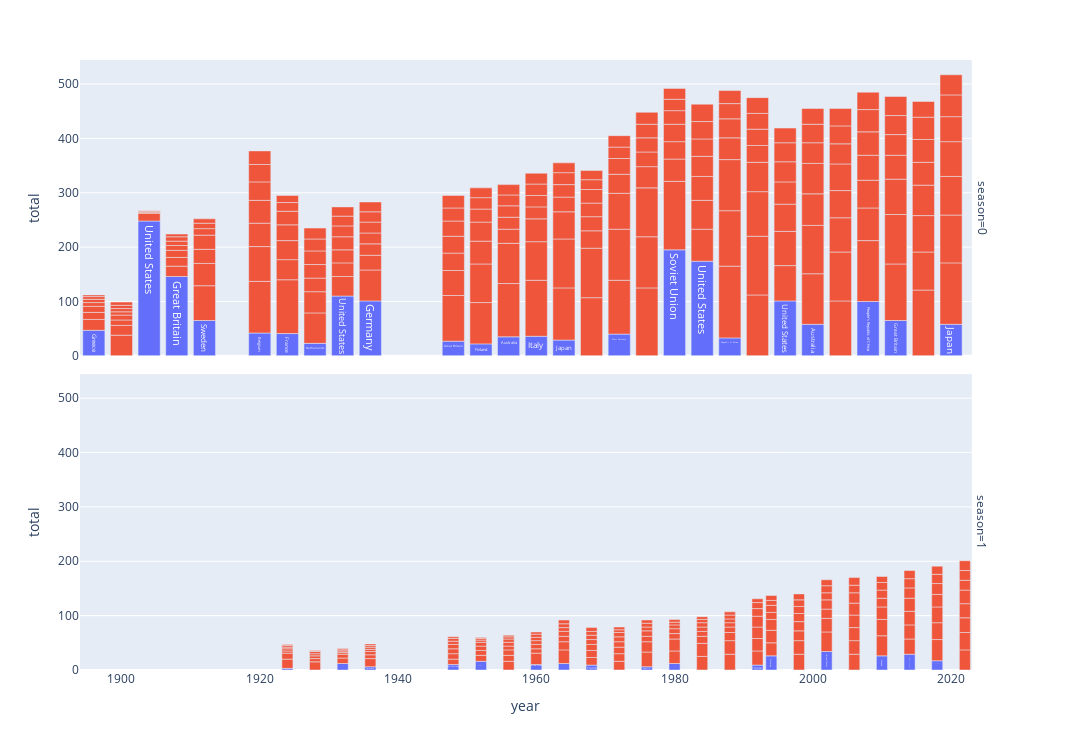

Write notebook code for a chart like this one.
### Code cell
# does it look like being host country gives a medal advantage?
fig = px.bar(df_comparison, x='year', y='total',
             hover_data=['country_performing', 'country_host'],
             facet_row='season',
             text=df_comparison.apply(lambda row: row['country_host'] if row['country_host'] == row['country_performing'] else None, axis=1),
             color=df_comparison.apply(lambda row: 'red' if row['country_host'] == row['country_performing'] else 'black', axis=1))
fig.update_layout(showlegend=False, height=750, width=1070)
fig.show()

# these graphs are available at https://sandra-forro.github.io/figures_olymploration/
#pio.write_html(fig, file='graphs/index.html', auto_open=True)

### Figure 1 — Plotly figure (JSON) as saved in the notebook; plotly's stock layout.template omitted (floating-point values rounded to 4 significant figures; data arrays with more than 128 entries replaced by an {"elided": "..."} marker saying what was removed)
{"data": [{"alignmentgroup": "True", "customdata": [["Greece", "Greece"], ["United States", "United States"], ["Great Britain", "Great Britain"], ["Sweden", "Sweden"], ["Belgium", "Belgium"], ["France", "France"], ["Netherlands", "Netherlands"], ["United States", "United States"], ["Germany", "Germany"], ["Great Britain", "Great Britain"], ["Finland", "Finland"], ["Australia", "Australia"], ["Italy", "Italy"], ["Japan", "Japan"], ["West Germany", "West Germany"], ["Soviet Union", "Soviet Union"], ["United States", "United States"], ["Republic of Korea", "Republic of Korea"], ["United States", "United States"], ["Australia", "Australia"], ["People's Republic of China", "People's Republic of China"], ["Great Britain", "Great Britain"], ["Japan", "Japan"]], "hovertemplate": "color=red<br>season=0<br>year=%{x}<br>total=%{y}<br>text=%{text}<br>country_performing=%{customdata[0]}<br>country_host=%{customdata[1]}<extra></extra>", "legendgroup": "red", "marker": {"color": "#636efa", "pattern": {"shape": ""}}, "name": "red", "offsetgroup": "red", "orientation": "v", "showlegend": true, "text": ["Greece", "United States", "Great Britain", "Sweden", "Belgium", "France", "Netherlands", "United States", "Germany", "Great Britain", "Finland", "Australia", "Italy", "Japan", "West Germany", "Soviet Union", "United States", "Republic of Korea", "United States", "Australia", "People's Republic of China", "Great Britain", "Japan"], "textposition": "auto", "type": "bar", "x": [1896, 1904, 1908, 1912, 1920, 1924, 1928, 1932, 1936, 1948, 1952, 1956, 1960, 1964, 1972, 1980, 1984, 1988, 1996, 2000, 2008, 2012, 2020], "xaxis": "x2", "y": [47, 248, 146, 65, 42, 41, 23, 110, 101, 27, 22, 35, 36, 29, 40, 195, 174, 33, 101, 58, 100, 65, 58], "yaxis": "y2"}, {"alignmentgroup": "True", "customdata": [["France", "France"], ["United States", "United States"], ["Germany", "Germany"], ["Switzerland", "Switzerland"], ["Norway", "Norway"], ["United States", "United States"], ["Austria", "Austria"], ["France", "France"], ["Austria", "Austria"], ["United States", "United States"], ["France", "France"], ["Norway", "Norway"], ["United States", "United States"], ["Canada", "Canada"], ["Russian Federation", "Russian Federation"], ["Republic of Korea", "Republic of Korea"]], "hovertemplate": "color=red<br>season=1<br>year=%{x}<br>total=%{y}<br>text=%{text}<br>country_performing=%{customdata[0]}<br>country_host=%{customdata[1]}<extra></extra>", "legendgroup": "red", "marker": {"color": "#636efa", "pattern": {"shape": ""}}, "name": "red", "offsetgroup": "red", "orientation": "v", "showlegend": false, "text": ["France", "United States", "Germany", "Switzerland", "Norway", "United States", "Austria", "France", "Austria", "United States", "France", "Norway", "United States", "Canada", "Russian Federation", "Republic of Korea"], "textposition": "auto", "type": "bar", "x": [1924, 1932, 1936, 1948, 1952, 1960, 1964, 1968, 1976, 1980, 1992, 1994, 2002, 2010, 2014, 2018], "xaxis": "x", "y": [3, 12, 6, 10, 16, 10, 12, 9, 6, 12, 9, 26, 34, 26, 29, 17], "yaxis": "y"}, {"alignmentgroup": "True", "customdata": {"elided": "206x2 str values"}, "hovertemplate": "color=black<br>season=0<br>year=%{x}<br>total=%{y}<br>text=%{text}<br>country_performing=%{customdata[0]}<br>country_host=%{customdata[1]}<extra></extra>", "legendgroup": "black", "marker": {"color": "#EF553B", "pattern": {"shape": ""}}, "name": "black", "offsetgroup": "black", "orientation": "v", "showlegend": true, "text": {"elided": "206 null values"}, "textposition": "auto", "type": "bar", "x": {"elided": "206 int values"}, "xaxis": "x2", "y": {"elided": "206 int values"}, "yaxis": "y2"}, {"alignmentgroup": "True", "customdata": {"elided": "176x2 str values"}, "hovertemplate": "color=black<br>season=1<br>year=%{x}<br>total=%{y}<br>text=%{text}<br>country_performing=%{customdata[0]}<br>country_host=%{customdata[1]}<extra></extra>", "legendgroup": "black", "marker": {"color": "#EF553B", "pattern": {"shape": ""}}, "name": "black", "offsetgroup": "black", "orientation": "v", "showlegend": false, "text": {"elided": "176 null values"}, "textposition": "auto", "type": "bar", "x": {"elided": "176 int values"}, "xaxis": "x", "y": {"elided": "176 int values"}, "yaxis": "y"}], "layout": {"annotations": [{"font": {}, "showarrow": false, "text": "season=1", "textangle": 90, "x": 0.98, "xanchor": "left", "xref": "paper", "y": 0.2425, "yanchor": "middle", "yref": "paper"}, {"font": {}, "showarrow": false, "text": "season=0", "textangle": 90, "x": 0.98, "xanchor": "left", "xref": "paper", "y": 0.7575, "yanchor": "middle", "yref": "paper"}], "barmode": "relative", "height": 750, "legend": {"title": {"text": "color"}, "tracegroupgap": 0}, "margin": {"t": 60}, "showlegend": false, "width": 1070, "xaxis": {"anchor": "y", "domain": [0, 0.98], "title": {"text": "year"}}, "xaxis2": {"anchor": "y2", "domain": [0, 0.98], "matches": "x", "showticklabels": false}, "yaxis": {"anchor": "x", "domain": [0, 0.485], "title": {"text": "total"}}, "yaxis2": {"anchor": "x2", "domain": [0.515, 1], "matches": "y", "title": {"text": "total"}}}}
